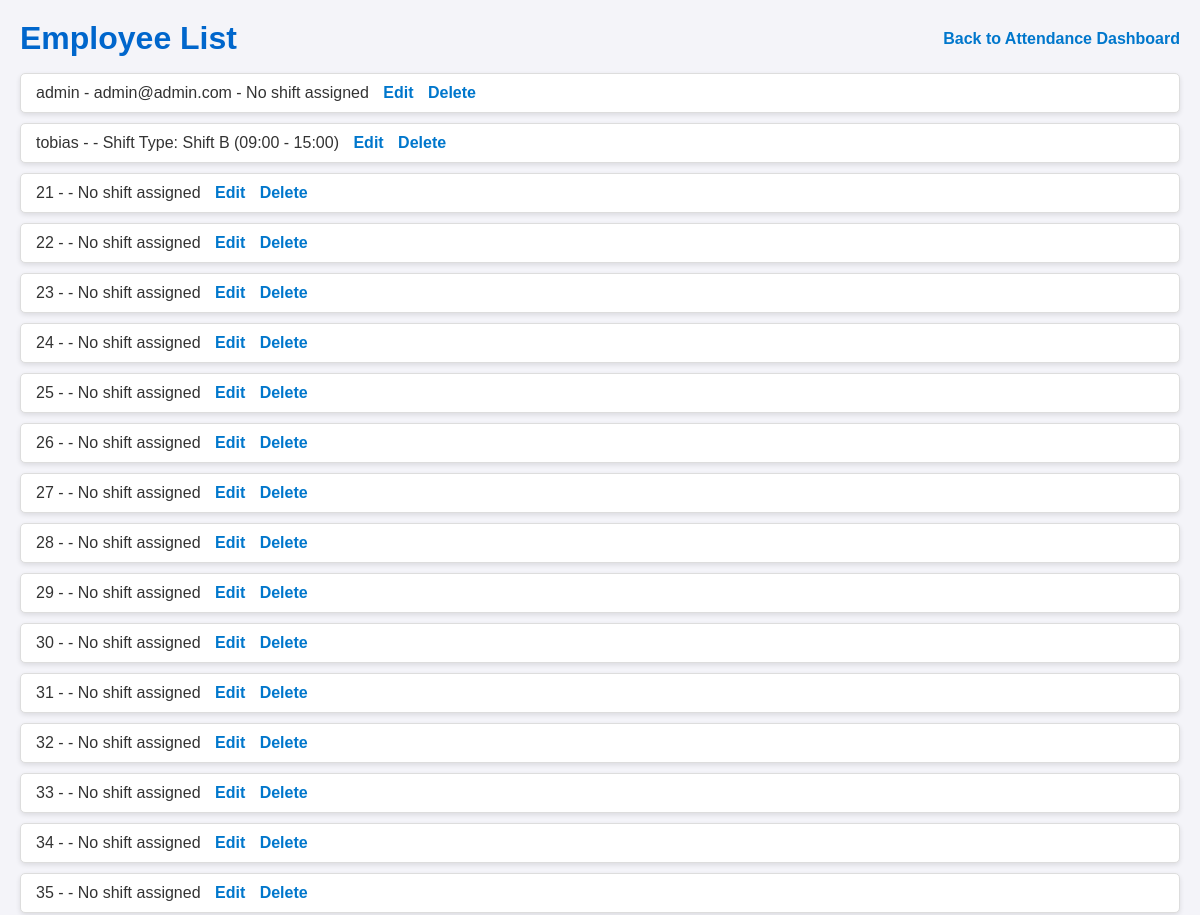
/employees/ (upper part), run on an earlier commit of the app's database.
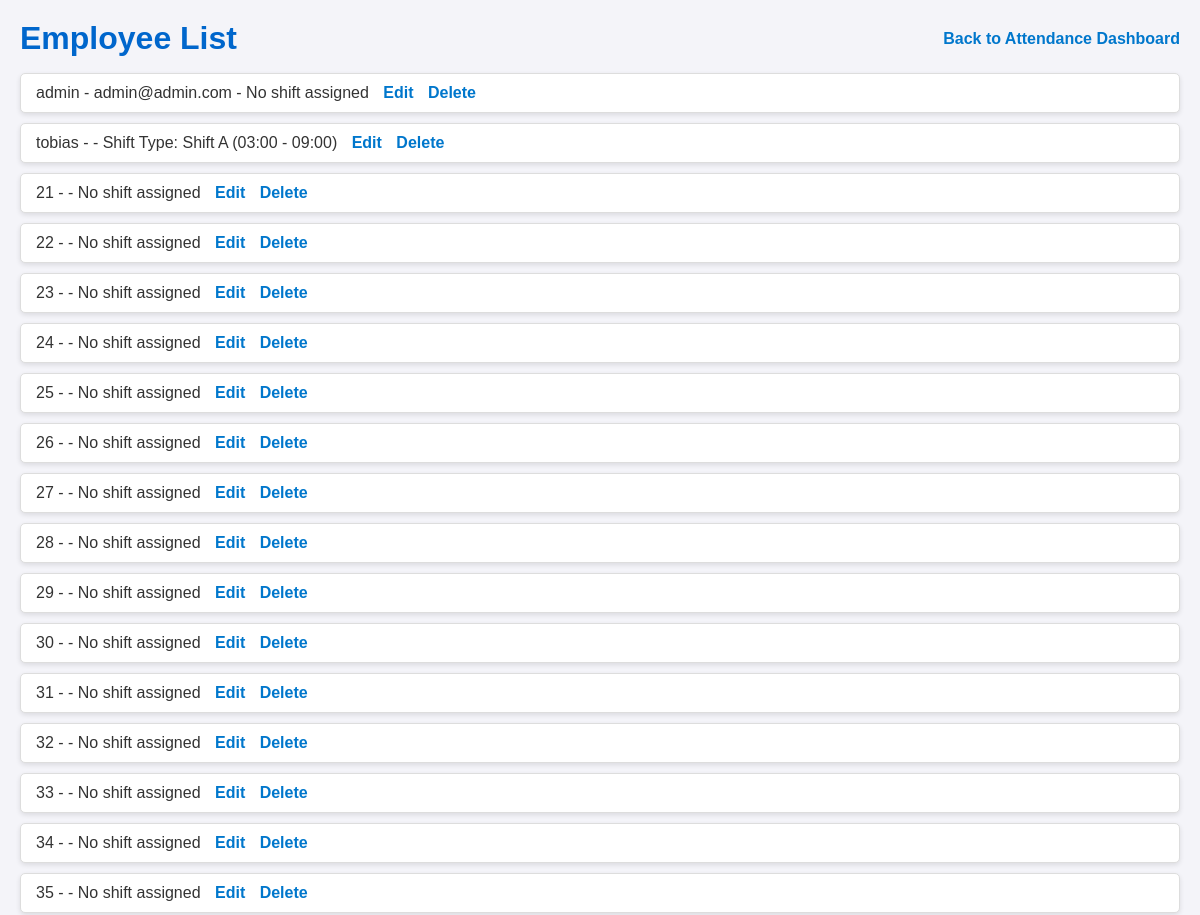
And on a later commit of the database.
### employee/models.py (models this page shows, shortened)
class Shift(models.Model):
    SHIFT_CHOICES = (
        ('A', 'Shift A (03:00 - 09:00)'),
        ('B', 'Shift B (09:00 - 15:00)'),
        ('C', 'Shift C (15:00 - 21:00)'),
        ('D', 'Shift D (21:00 - 03:00)'),
    )
    user = models.ForeignKey(User, on_delete=models.CASCADE, unique=True)
    shift_type = models.CharField(max_length=1, choices=SHIFT_CHOICES)
    start_time = models.TimeField(editable=False)
    end_time = models.TimeField(editable=False)

### recognition/views.py (the view)
# urls.py: path('employees/', recog_views.employee_list, name='employee_list'),
def employee_list(request):
    employees = User.objects.all().prefetch_related('shift_set')
    return render(request, 'recognition/employee_list.html', {'employees': employees})

### recognition/templates/recognition/employee_list.html (shortened to what this page needs)
<!DOCTYPE html>
<html>
<head>
</head>
<body>
    <div class="header">
        <h1>Employee List</h1>
        <a class="nav-link" href="{% url 'view-attendance-home' %}">Back to Attendance Dashboard</a>
    </div>
    <ul>
        {% for employee in employees %}
            <li>
                {{ employee.username }} - {{ employee.email }}
                {% for shift in employee.shift_set.all %}
                    - Shift Type: {{ shift.get_shift_type_display }}
                {% empty %}
                    - No shift assigned
                {% endfor %}
                <a href="{% url 'employee_edit' id=employee.id %}">Edit</a>
                <a href="{% url 'employee_delete' id=employee.id %}">Delete</a>
            </li>
        {% endfor %}
    </ul>
</body>
</html>

### recognition/templates/recognition/employee_list.html (style rules this page uses)
body { font-family: Arial, sans-serif; margin: 20px; background-color: #f4f4f9; color: #333; }
.header { display: flex; justify-content: space-between; align-items: center; }
h1 { color: #0066cc; margin: 0; }
ul { list-style: none; padding: 0; }
li { background-color: #fff; border: 1px solid #ddd; padding: 10px 15px; margin-bottom: 10px; border-radius: 5px; box-shadow: 0 2px 5px rgba(0,0,0,0.1); }
a { color: #0077cc; text-decoration: none; font-weight: bold; margin-left: 10px; }

What changed in the data, as far as the page shows it:
changed Shift: shift_type "Shift B (09:00 - 15:00)" → "Shift A (03:00 - 09:00)"
